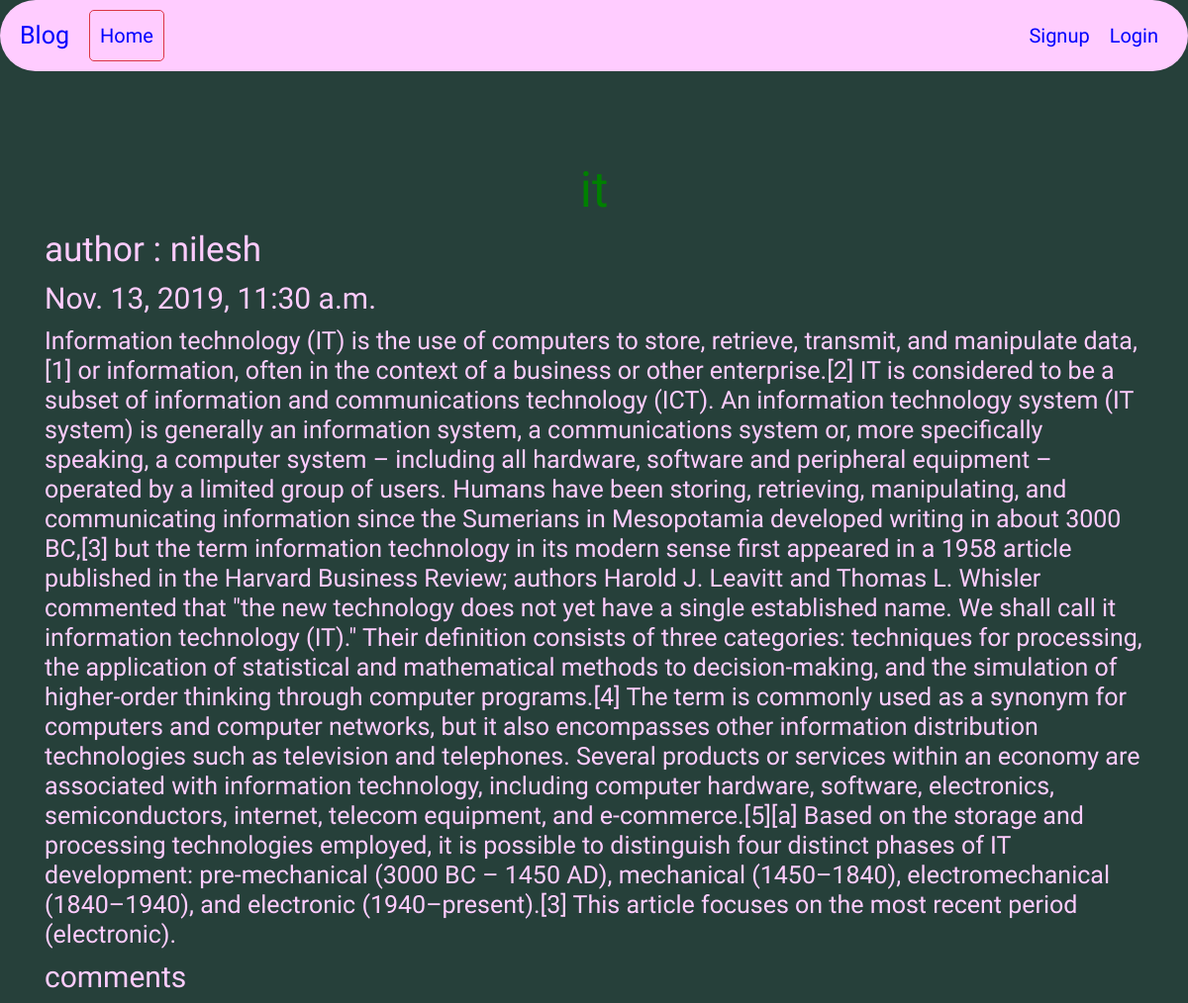
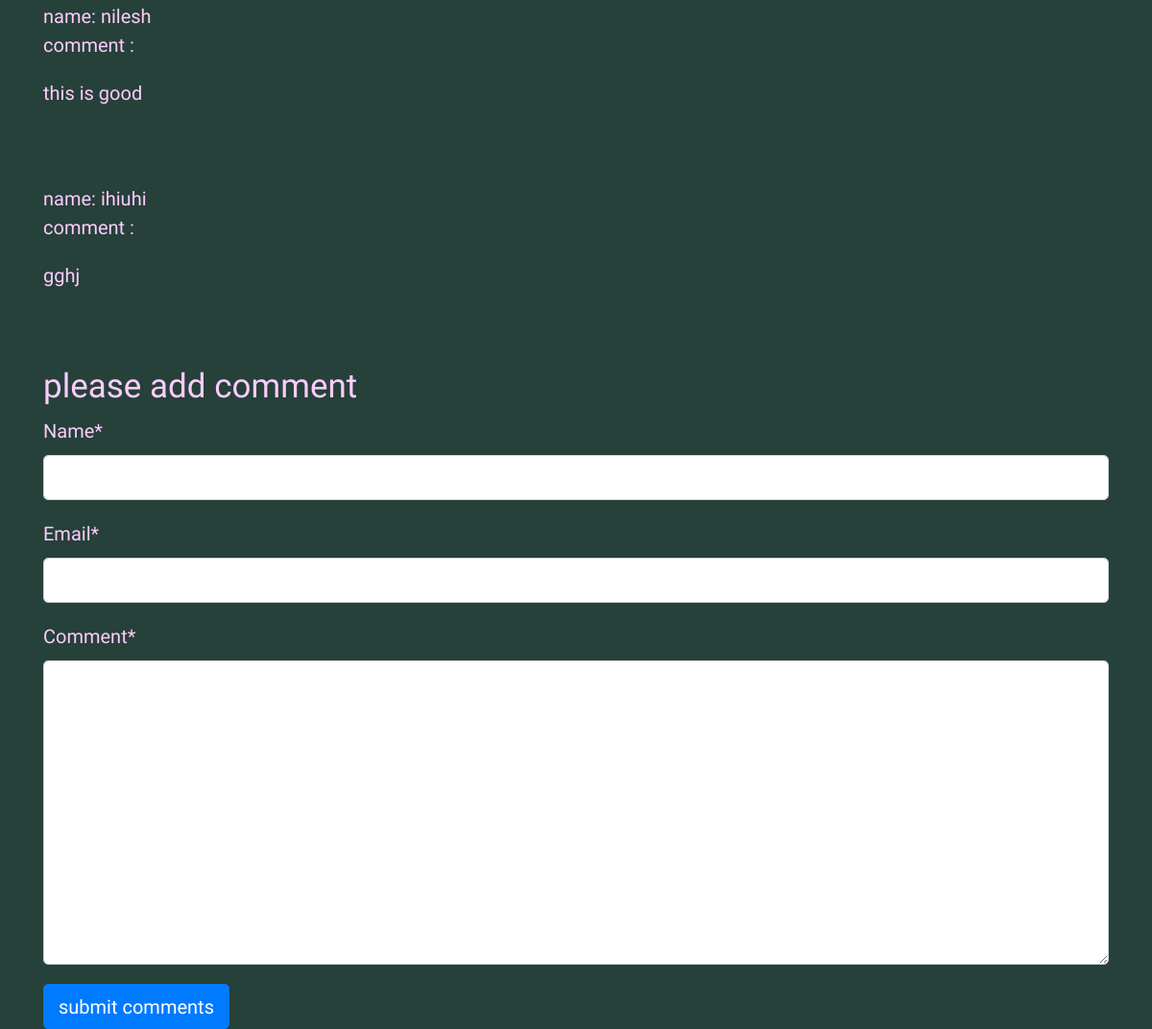
/detail/1, run on the app's committed database (2 pictures, top to bottom).
### blogapp/models.py (models this page shows, shortened)
class Post(models.Model):
    STATUS_CHOICES=(('draft','Draft'),('published','Published'))
    title=models.CharField(max_length=260)
    slug=models.SlugField(max_length=264,unique_for_date='publish')
    author=models.ForeignKey(User,related_name='blog_post',on_delete=models.PROTECT)
    body=models.TextField()
    publish=models.DateTimeField(default=timezone.now)
    created=models.DateTimeField(auto_now_add=True)
    updated=models.DateTimeField(auto_now=True)
    status=models.CharField(max_length=20,choices=STATUS_CHOICES,default='draft')
    objects=CustomManager()
    class Meta:
        ordering=('-publish',)

class Comment(models.Model):
    post=models.ForeignKey(Post,related_name='Comment',on_delete=models.PROTECT)
    name=models.CharField(max_length=30)
    email=models.EmailField()
    comment=models.TextField()

### blogapp/views.py (the view, shortened to what this page needs)
# urls.py: path('detail/<int:pk>',views.BlogDetailView.as_view()),
class BlogDetailView(DetailView):
    model=Post
    template_name='blogapp/detail.html'
    def get_context_data(self, **kwargs):
        context=super(BlogDetailView,self).get_context_data(**kwargs)
        context['form']=CommentForm
        context['comments']=Comment.objects.filter(post=self.get_object())
        return context

### blogapp/models.py (called while the page is built)
    def get_queryset(self):
        return super().get_queryset().filter(status='published')

### templates/blogapp/detail.html (shortened to what this page needs)
{% extends 'blogapp/base.html' %}
{% load crispy_forms_tags %}
{%block content%}
<br><br><br>
<div class="contner" id="div1">
<h1>{{post.title}}</h1>
<h3>author :  {{post.author}}</h3>
<h4>{{post.publish}}</h4>
<h5>{{post.body}}</h5>
<h4>comments</h4>
{% for c in comments %}
    <div class="comment">
        <a>name: {{ c.name}}<a><br>
        <p>comment :{{ c.comment| linebreaks }}</p><br><br>
    </div>
{% empty %}
    <p>No comments here yet :(</p>
{% endfor %}
<h3>please add comment</h3>
{% if comment %}
<h2>our commet is added successfully</h2>
{% else %}
<form  method="post">
  {{form|crispy}}
  <input type="submit" class="btn btn-primary" value="submit comments">
</form>
</div>
{% endif %}
{% endblock %}

### static/css/style1.css (style rules this page uses)
body,html { background-color: #26403a; font-size: 20px; }
h1 { color: green; text-align: center; }
#div1 { color: #ffccff; }

### data on the page
Post: title "it", author "nilesh", publish "Nov. 13, 2019, 11:30 a.m.", body "Information technology (IT) is the use of computers to store, retrieve, transmit, and manipulate data,[1] or information, often in the context of a business or other enterprise.[2] IT is considered to be a subset of information and communications technology (ICT). An information technology system (IT system) is generally an information system, a communications system or, more specifically speaking, a computer system – including all hardware, software and peripheral equipment – operated by a limited group of users. Humans have been storing, retrieving, manipulating, and communicating information since the Sumerians in Mesopotamia developed writing in about 3000 BC,[3] but the term…"
Comment: name "nilesh", comment "this is good"
Comment: name "ihiuhi", comment "gghj"
